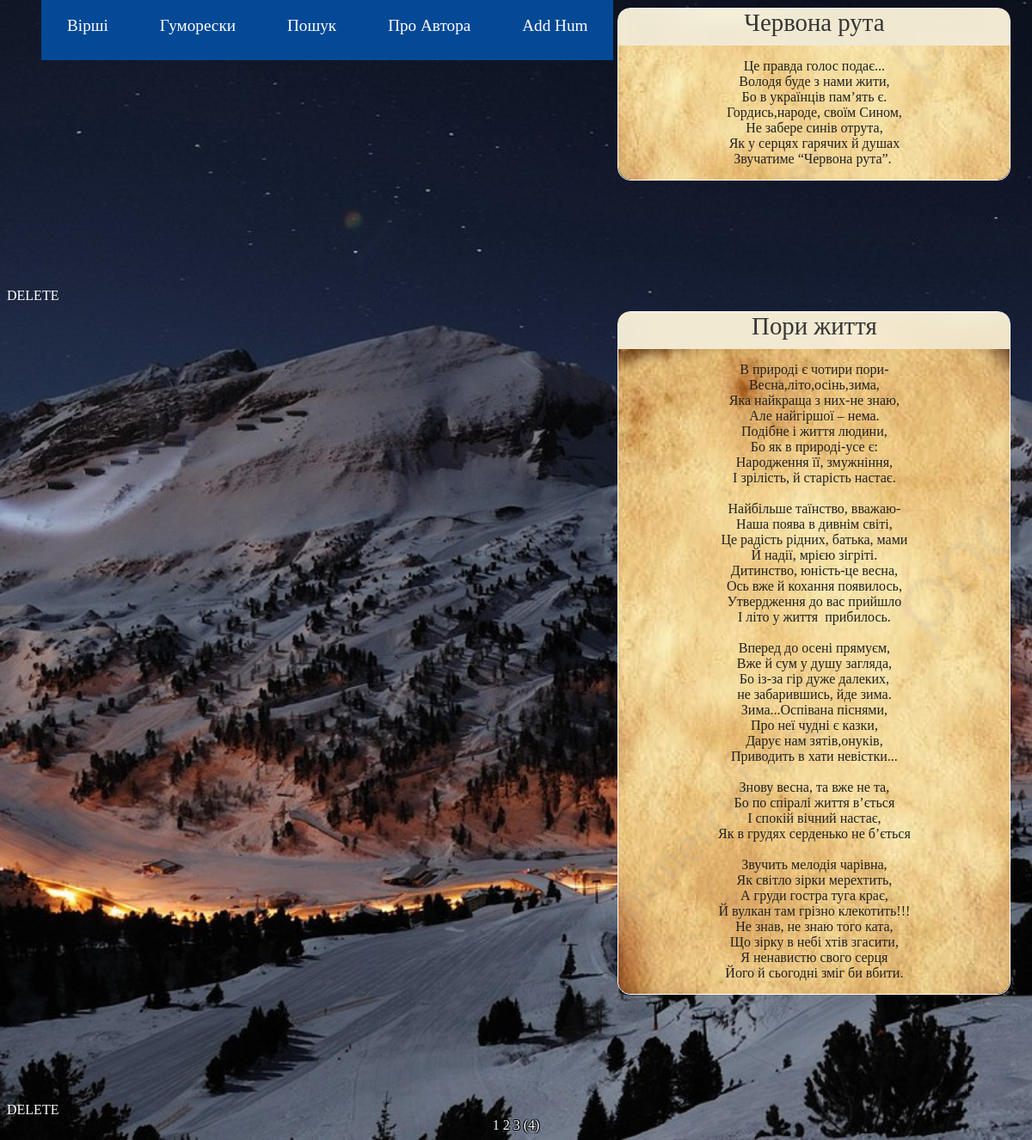
/poems/4, run on the app's committed database.
### app/models.py (models this page shows)
class Poem(db.Model):
    id = db.Column(db.Integer, primary_key=True)
    title = db.Column(db.String(20), unique=True)
    text = db.Column(db.String(1028), unique=True)

### app/routes.py (the view)
@app.route('/poems/<int:page_num>')
def poems(page_num):
    poems = Poem.query.paginate(per_page=5, page=page_num, error_out=True)
    return render_template('poems.html', title='Вірші',  poems=poems)

### app/templates/poems.html
{% extends "base.html" %}
{% block app_content %}
    {% for poem in poems.items %}
        {% include "_poem.html" %}
        <a href="{{ url_for('del_poem', poem_id=poem.id) }}">DELETE</a>
    {% endfor %}
    <div class="pagination-links">
    {% for page in poems.iter_pages() %}
        {% if page %}
            {% if page != poems.page %}
                <a href="{{ url_for('poems', page_num=page) }}">{{ page }}</a>
            {% else %}
                <span style="color: white;">({{ page }})</span>
            {% endif %}
        {% else %}
            <span class=ellipsis style="color: white;">…</span>
        {% endif %}
    {% endfor %}
    </div>
{% endblock %}

### app/templates/base.html (shortened to what this page needs)
<html>
    <head>
        <link rel="stylesheet" href="{{ url_for('static', filename='styles.css') }}"/>
    </head>
    <body>
        <div id="navbar-container">
            <div id="navbar">
                <div class="link-div">
                    <nav>
                        <ul class="nav-links">
                            <li><a href="{{ url_for('poems', page_num=1) }}">Вірші</a></li>
                            <li><a href="{{ url_for('humoresques', hum_page_num=1) }}">Гуморески</a></li>
                            <li><a href="{{ url_for('search') }}">Пошук</a></li>
                            <li><a href="{{ url_for('about') }}">Про Автора</a></li>
                            <li><a href="{{ url_for('add_humoresque') }}">Add Hum</a></li>
                        </ul>
                    </nav>
                </div>
            </div>
        </div>
        <div id="page_container">
            {% block content %}
            <div class="container-fluid" style="margin-top: 100px;">
                {% block app_content %}{% endblock %}
            </div>
            {% endblock %}
        </div>
    </body>
</html>

### app/templates/_poem.html
{% extends "base.html" %}
{% block app_content %}
    <div id="poem-container">
        <div id="title">{{poem.title}}</div>
        <pre><div id="text">{{poem.text}}</div></pre>
    </div>
{% endblock %}

### app/static/styles.css (style rules this page uses)
#poem-container { width: 455px; border: 1px solid white; color: white; margin-left: 60%; margin-top: -5.7rem; margin-bottom: 125px; border-radius: 15px; }
#title { width: 100%; height: 40px; background: url('/static/title_bg.jpg') no-repeat center center fixed; -webkit-background-size: cover; -moz-background-size: cover; -o-background-size: cover; background-size: cover; font-family: 'Lobster Two', cursive; font-size: 1.8rem; color: #353535; text-align: center; padding-bottom: 5px; border-radius: 12px 12px 0 0; }
#text { background: url('/static/poem_bg.jpg') no-repeat center center; width: 455px; -webkit-background-size: cover; -moz-background-size: cover; -o-background-size: cover; background-size: cover; font-family: 'Lobster Two', cursive ; font-size: 1rem; color: #212121; text-align: center; margin-top: -15px; margin-bottom: -13px; padding-top: 15px; padding-bottom: 15px; border-radius:0 0 15px 15px; }
#navbar-container { position: absolute; top: 0; height: 100px; width: 50%; }
#navbar { position: fixed; display: flex; justify-content: space-between; align-items: center; font-size: 1.2rem; margin-bottom: 100px; margin-right: -500px; }
a { text-decoration: none; color: white; }
body { background: url('/static/night-mnt.jpg') no-repeat center center fixed; -webkit-background-size: cover; -moz-background-size: cover; -o-background-size: cover; background-size: cover; font-family: 'Lobster Two', cursive; }
.nav-links { display: flex; list-style: none; }
.nav-links a { padding: 30px; margin-right: 0px; background: rgb(4, 73, 150); transition: 0.3s ease-out; }
.pagination-links { text-align: center; text-shadow: -1px -1px 0 #000, 1px -1px 0 #000, -1px 1px 0 #000, 1px 1px 0 #000; float: bottom 0; }

### data on the page
Poem: title "Червона рута", text "Це правда голос подає... Володя буде з нами жити, Бо в українців пам’ять є. Гордись,народе, своїм Сином, Не забере синів отрута, Як у серцях гарячих й душах Звучатиме “Червона рута”."
Poem: title "Пори життя", text "В природі є чотири пори- Весна,літо,осінь,зима, Яка найкраща з них-не знаю, Але найгіршої – нема. Подібне і життя людини, Бо як в природі-усе є: Народження її, змужніння, І зрілість, й старість настає. Найбільше таїнство, вважаю- Наша поява в дивнім світі, Це радість рідних, батька, мами Й надії, мрією зігріті. Дитинство, юність-це весна, Ось вже й кохання появилось, Утвердження до вас прийшло І літо у життя прибилось. Вперед до осені прямуєм, Вже й сум у душу загляда, Бо із-за гір дуже далеких, не забарившись, йде зима. Зима...Оспівана піснями, Про неї чудні є казки, Дарує нам зятів,онуків, Приводить в хати невістки... Знову весна, та вже не та, Бо по спіралі життя в’ється І спокій вічний…"

### other printed values
{{ page }} "1" "2" "3"
{{ page }} "4"
